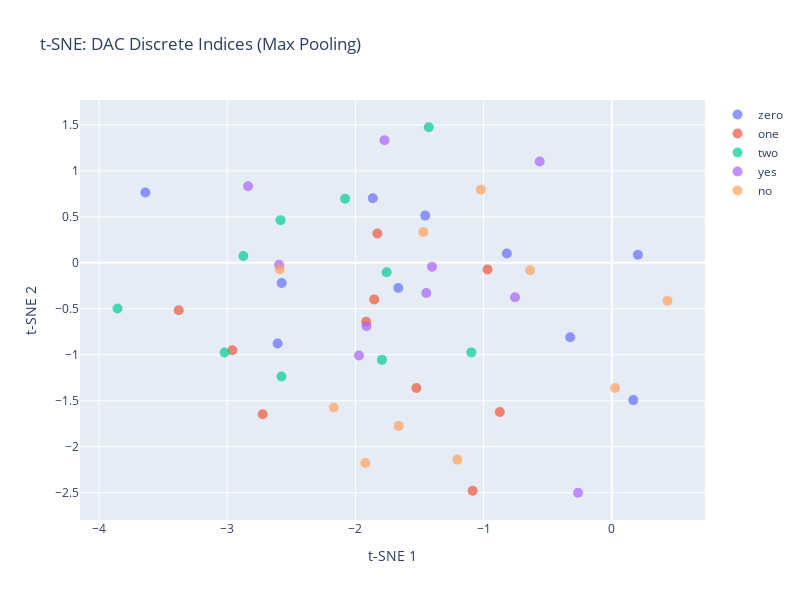

Notebook source saved alongside this figure:
### Code cell
# t-SNE visualization with max pooling
tsne_max = TSNE(n_components=2, random_state=42, perplexity=perplexity)
tsne_result_max = tsne_max.fit_transform(feature_vectors_max)

# Plotly scatter plot
fig_tsne_max = go.Figure()

for word in words:
    mask = np.array([label == word for label in valid_labels])
    fig_tsne_max.add_trace(go.Scatter(
        x=tsne_result_max[mask, 0],
        y=tsne_result_max[mask, 1],
        mode='markers',
        name=word,
        marker=dict(size=10, color=color_map[word], opacity=0.7)
    ))

fig_tsne_max.update_layout(
    title='t-SNE: DAC Discrete Indices (Max Pooling)',
    xaxis_title='t-SNE 1',
    yaxis_title='t-SNE 2',
    width=800,
    height=600
)

fig_tsne_max.write_html('dac_indices_tsne_maxpool.html')
fig_tsne_max.show()

print("Saved: dac_indices_tsne_maxpool.html")

### Figure 1 — Plotly figure (JSON) as saved in the notebook; plotly's stock layout.template omitted (floating-point values rounded to 4 significant figures)
{"data": [{"marker": {"color": "#636EFA", "opacity": 0.7, "size": 10}, "mode": "markers", "name": "zero", "type": "scatter", "x": [-2.606, -0.3239, 0.2036, -2.575, 0.1676, -0.8182, -3.637, -1.455, -1.864, -1.665], "y": [-0.8769, -0.8099, 0.08727, -0.2194, -1.493, 0.1004, 0.7644, 0.5134, 0.7011, -0.2748]}, {"marker": {"color": "#EF553B", "opacity": 0.7, "size": 10}, "mode": "markers", "name": "one", "type": "scatter", "x": [-3.378, -1.852, -2.959, -1.828, -1.524, -2.722, -0.8734, -0.9692, -1.085, -1.916], "y": [-0.5167, -0.398, -0.9504, 0.3183, -1.362, -1.647, -1.623, -0.07173, -2.479, -0.6403]}, {"marker": {"color": "#00CC96", "opacity": 0.7, "size": 10}, "mode": "markers", "name": "two", "type": "scatter", "x": [-3.855, -3.019, -1.756, -2.576, -1.793, -2.874, -1.095, -1.427, -2.583, -2.08], "y": [-0.4972, -0.9748, -0.1027, -1.236, -1.056, 0.07381, -0.9744, 1.474, 0.4638, 0.6961]}, {"marker": {"color": "#AB63FA", "opacity": 0.7, "size": 10}, "mode": "markers", "name": "yes", "type": "scatter", "x": [-1.972, -2.836, -1.913, -1.447, -0.7542, -0.2632, -0.5626, -1.402, -2.594, -1.772], "y": [-1.007, 0.8324, -0.6899, -0.3281, -0.3755, -2.501, 1.101, -0.04192, -0.02121, 1.332]}, {"marker": {"color": "#FFA15A", "opacity": 0.7, "size": 10}, "mode": "markers", "name": "no", "type": "scatter", "x": [-0.6368, -2.589, 0.4345, -1.47, -1.021, -1.205, -2.168, -1.921, 0.02529, -1.662], "y": [-0.0809, -0.06915, -0.4131, 0.3357, 0.7939, -2.141, -1.574, -2.178, -1.361, -1.774]}], "layout": {"height": 600, "title": {"text": "t-SNE: DAC Discrete Indices (Max Pooling)"}, "width": 800, "xaxis": {"title": {"text": "t-SNE 1"}}, "yaxis": {"title": {"text": "t-SNE 2"}}}}
